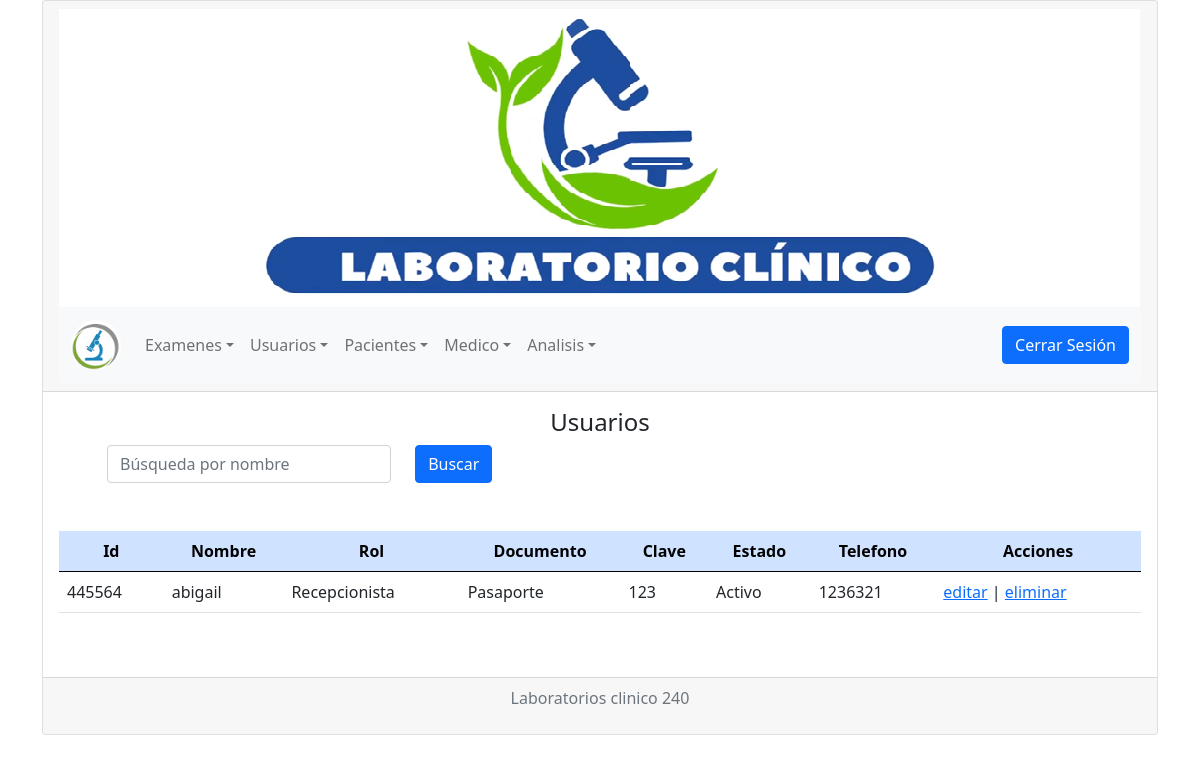
Page /view/usuarios/mostrarUsuario.php?buscar=abigail on the committed database.
### tables this page shows
CREATE TABLE `usuario` (
  `IdUsuario` varchar(11) NOT NULL,
  `nombreUsuario` varchar(50) NOT NULL,
  `tipoDocumento` varchar(25) NOT NULL,
  `clave` varchar(30) NOT NULL,
  `estadoUsuario` varchar(15) NOT NULL,
  `telefonoUsuario` varchar(15) NOT NULL,
  `direccionUsuario` varchar(50) NOT NULL,
  `rol` varchar(15) NOT NULL,
  PRIMARY KEY (`IdUsuario`)
);

### model/Conexion.php (called while the page is built)
<?php
class Conexion
{
        private $host="localhost";
        private $user="root";
        private $pass="w2530";
        private $db="sifarisdb";
        private $conn;
        public function __construct()
        {
            $cadenaConexion="mysql:host=".$this->host.";dbname=".$this->db.";charset=utf8";
            try
            {
                $this->conn=new PDO($cadenaConexion,$this->user,$this->pass);
                $this->conn->setAttribute(PDO::ATTR_ERRMODE, PDO::ERRMODE_EXCEPTION);
            }
            catch(Exception $e)
            {
                $this->conn="Error de conexión";
                echo "ERROR: ".$e->getMessage();
            }
        }
        public function getConexion(){
            return $this->conn;
        }
}
?>

### model/UsuariosModel.php (called while the page is built, shortened)
<?php
require_once('conexion.php');
class UsuarioModel extends Conexion
{
        public function __construct()
        {
            $this->conexion = new Conexion();
            $this->conexion = $this->conexion->getConexion();
        }
        public function Buscarexamen(string $buscar)
        {
            $sql="SELECT * FROM usuario WHERE nombreUsuario LIKE '%$buscar%'";
            $execute=$this->conexion->query($sql);
            $resultado=$execute->fetchall(PDO::FETCH_ASSOC);
            return $resultado;
        }
        public function VerListaUsuarios()
        {
            $sql="SELECT * FROM usuario;";
            $execute=$this->conexion->query($sql);
            $resultado=$execute->fetchall(PDO::FETCH_ASSOC);
            return $resultado;
        }
}
?>

### view/usuarios/mostrarUsuario.php (the view, shortened to what this page needs)
<!doctype html>
<html lang="en">
    <head>
      <link rel="stylesheet" href="https://cdn.jsdelivr.net/npm/bootstrap@5.0.2/dist/css/bootstrap.min.css">
      <link rel="stylesheet" href="../../css/style.css">
    </head>
    <body>
        <div class="container">
            <div class="card">
                <div class="card-header">
                    <?php
                      include("../templates/header.php");
                      include("../templates/nav-bar.php");
                    ?>
                </div>
                <div class="card-body">
                    <h4 class="card-title texto">Usuarios</h4>
                    <div class="col-md-9">
                      <div class="mx-5">
                      <form action="../../view/usuarios/mostrarUsuario.php" method="get">
                        <div class="row">
                          <div class="col-sm-5">
                            <input type="text" class="form-control d-flex" name="buscar" id="txtBuscarMedic" aria-describedby="helpId" placeholder="Búsqueda por nombre">
                          </div>
                          <div class="col-sm-3">
                            <button type="submit" class="btn btn-primary" id="btnBuscarMedicamento" name="Tipo" value="Buscar">Buscar</button>
                          </div>
                        </div>
                       </form>
                      </div>
                    </div>
                    <table class="table table-hover my-5">
                          <thead class="table-primary text-center">
                            <tr>
                              <th>Id</th>
                              <th>Nombre</th>
                              <th>Rol</th>
                              <th>Documento</th>
                              <th>Clave</th>
                              <th>Estado</th>
                              <th>Telefono</th>
                              <th>Acciones</th>
                            </tr>
                          </thead>
                          <tbody>
                            <?php
                              include("../../model/UsuariosModel.php");
                              $user = new UsuarioModel();
                              $Lista = $user->VerListaUsuarios();
                              $buscar=$_REQUEST['buscar'];
                            if ($buscar!=""){
                              $Lista = $user->Buscarexamen($buscar);
                            }else{
                              $Lista = $user->VerListaUsuarios();
                            }
                              foreach($Lista as $usuario){
                                echo '<tr>';
                                echo '<td scope="row">'.$usuario['IdUsuario'].'</td>';
                                echo '<td scope="row">'.$usuario['nombreUsuario'].'</td>';
                                echo '<td scope="row">'.$usuario['rol'].'</td>';
                                echo '<td scope="row">'.$usuario['tipoDocumento'].'</td>';
                                echo '<td scope="row">'.$usuario['clave'].'</td>';
                                echo '<td scope="row">'.$usuario['estadoUsuario'].'</td>';
                                echo '<td scope="row">'.$usuario['telefonoUsuario'].'</td>';
                                echo '<td><a href="editarUsuario.php?IdUsuario='.$usuario['IdUsuario'].'&nombreUsuario='.$usuario['nombreUsuario'].'&rol='.$usuario['rol'].'&tipoDocumento='.$usuario['tipoDocumento'].'&clave='.$usuario['clave'].'&estadoUsuario='.$usuario['estadoUsuario'].'&direccionUsuario='.$usuario['direccionUsuario'].'&telefonoUsuario='.$usuario['telefonoUsuario'].'">editar</a> | <a href="../../controller/UsuarioController.php?Tipo=Eliminar&IdUsuario='.$usuario['IdUsuario'].'" name="btnEliminar" rol="buton" >eliminar</a></td>';
                                echo '</tr>';
                              }
                            ?>
                          </tbody>
                        </table>
                </div>
                <div class="card-footer">
                    <?php
                      include("../templates/footer.php");
                    ?>
                </div>
            </div>
        </div>
    </body>
</html>

### css/style.css (style rules this page uses)
.texto { text-align: center; }

### rows in the picture
usuario: IdUsuario "445564", nombreUsuario "abigail", rol "Recepcionista", tipoDocumento "Pasaporte", clave "123", estadoUsuario "Activo", telefonoUsuario "1236321"
